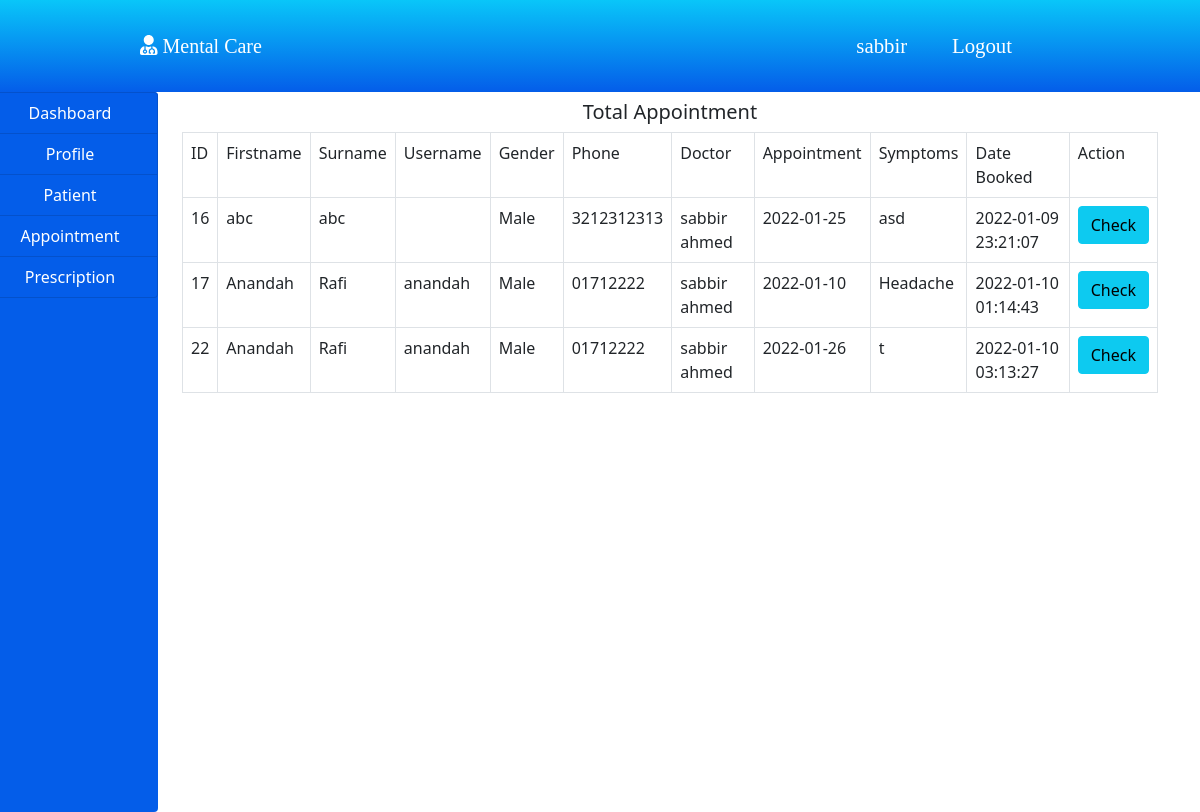
Screenshot of /doctor/appointment.php (signed in) with the database file from the repository.
### tables this page shows
CREATE TABLE `appointment` (
  `id` int(100) NOT NULL,
  `firstname` varchar(100) NOT NULL,
  `surname` varchar(100) NOT NULL,
  `username` varchar(100) NOT NULL,
  `gender` varchar(100) NOT NULL,
  `phone` varchar(100) NOT NULL,
  `doctor` varchar(100) NOT NULL,
  `appointment_date` varchar(100) NOT NULL,
  `symptoms` varchar(100) NOT NULL,
  `status` varchar(100) NOT NULL,
  `date_booked` varchar(100) NOT NULL
);

CREATE TABLE `doctors` (
  `id` int(100) NOT NULL,
  `firstname` varchar(100) NOT NULL,
  `surname` varchar(100) NOT NULL,
  `username` varchar(100) NOT NULL,
  `email` varchar(100) NOT NULL,
  `gender` varchar(100) NOT NULL,
  `phone` varchar(100) NOT NULL,
  `password` varchar(100) NOT NULL,
  `salary` varchar(100) NOT NULL,
  `data_reg` varchar(100) NOT NULL,
  `status` varchar(100) NOT NULL,
  `profile` varchar(100) NOT NULL
);

### doctor/appointment.php (the view, shortened to what this page needs)
<!DOCTYPE html>
<html>
<head>
</head>
<body>
    <?php
	include("../include/header.php");
	include("../include/connection.php");
	?>
    <div class="container-fluid">
        <div class="col-md-12">
            <div class="row">
                <div class="col-md-2" style="margin-left: -30px;">
                    <?php include("sidenav.php"); ?>
                </div>
                <div class="col-md-10">
                    <h5 class="text-center my-2">Total Appointment</h5>
                    <?php
					$doctorid = $_SESSION['doctor_id'];
					$query = "SELECT * FROM appointment WHERE doctor='$doctorid'";
					$res = mysqli_query($connect, $query);
					$output = "";
					$output .= "
						<table class='table table-bordered'>
						<tr>
							<td>ID</td>
							<td>Firstname</td>
							<td>Surname</td>
							<td>Username</td>
							<td>Gender</td>
							<td>Phone</td>
							<td>Doctor</td>
							<td>Appointment</td>
							<td>Symptoms</td>
							<td>Date Booked</td>
							<td>Action</td>
						</tr>
						";
					while ($row = mysqli_fetch_array($res)) {
						$doc = $row['doctor'];
						$docq = "SELECT firstname, surname FROM doctors WHERE id=$doc";
						$r = mysqli_query($connect, $docq);
						$rw = mysqli_fetch_array($r);
						$docname = $rw['firstname'] . " " . $rw['surname'];
						$output .= "
								<tr>
									<td>" . $row['id'] . "</td>
									<td>" . $row['firstname'] . "</td>
									<td>" . $row['surname'] . "</td>
									<td>" . $row['username'] . "</td>
									<td>" . $row['gender'] . "</td>
									<td>" . $row['phone'] . "</td>
									<td>" . $docname . "</td>
									<td>" . $row['appointment_date'] . "</td>
									<td>" . $row['symptoms'] . "</td>
									<td>" . $row['date_booked'] . "</td>
									<td>
										<a href='discharge.php?id=" . $row['id'] . "'>
										<button class='btn btn-info'>Check</button>
										</a>
									</td>
								</tr>
							";
					}
					$output .= "</tr></table> ";
					echo $output;
					?>
                </div>
            </div>
        </div>
    </div>
</body>
</html>

### include/header.php (shortened to what this page needs)
<!DOCTYPE html>
<html lang="en">
<head>
    <link href="https://cdn.jsdelivr.net/npm/bootstrap@5.1.3/dist/css/bootstrap.min.css" rel="stylesheet"
>
    <link rel="stylesheet" href="./css/include/header.css">
    <link rel="stylesheet" href="../css/include/header.css">
</head>
<body>
    <header>
        <div class="container-fluid p-0">
            <nav class="navbar navbar-expand-lg">
                <div class="container-fluid">
                    <a class="navbar-brand" href="#">
                        <i class="fas fa-user-md"></i>
                        Mental Care</a>
                    <div class="collapse navbar-collapse" id="navbarNav">
                        <ul class="navbar-nav">
                            <?php
                            if (isset($_SESSION['admin'])) {
                                $user = $_SESSION['admin'];
                                echo '
                                    <list class="nav-item"><a href="" class="nav-link text-white">', $user, '</a></list>
                                    <list class="nav-item"><a href="logout.php" class="nav-link text-white">Logout</a></list>';
                            } elseif (isset($_SESSION['doctor'])) {
                                $user = $_SESSION['doctor'];
                                echo '
                                <list class="nav-item"><a href="" class="nav-link text-white">', $user, '</a></list>
                                <list class="nav-item"><a href="logout.php" class="nav-link text-white">Logout</a></list>
                                ';
                            } elseif (isset($_SESSION['patient'])) {
                                $user = $_SESSION['patient'];
                                echo '
                                    <list class="nav-item"><a href="patient/profile.php" class="nav-link text-white">', $user, '</a></list>
                                    <list class="nav-item"><a href="logout.php" class="nav-link text-white">Logout</a></list>
                                ';
                            }
                            ?>
                        </ul>
                    </div>
                </div>
            </nav>
        </div>
    </header>
</body>
</html>

### doctor/sidenav.php (shortened to what this page needs)
<!DOCTYPE html>
<html>
<head>
</head>
<body>
    <div class="list-group" style="background-color: #045DE9; height: 90vh;">
        <a href="index.php" class="list-group-item list-group-item-action text-center text-white"
            style="background-color: #045DE9;"> Dashboard
        </a>
        <a href="profile.php" class="list-group-item list-group-item-action text-center text-white"
            style="background-color: #045DE9;"> Profile
        </a>
        <a href="patient.php" class="list-group-item list-group-item-action text-center text-white"
            style="background-color: #045DE9;"> Patient
        </a>
        <a href="appointment.php" class="list-group-item list-group-item-action text-center text-white"
            style="background-color: #045DE9;"> Appointment </a>
        <a href="prescription.php" class="list-group-item list-group-item-action text-center text-white"
            style="background-color: #045DE9;">Prescription</a>
    </div>
</body>
</html>

### css/include/header.css (style rules this page uses)
header, section { overflow-x: hidden; }
:root { --Sniglet-font: "Sniglet", cursive; --Rubik: "Rubik", cursive; --Patua: "Patua One", cursive; --light-black: #2e2c2caf; --bggradient: linear-gradient(to bottom, #09C6F9, #045DE9); --light-gray: rgba(255, 255, 255, 0.877); }
header a { font-family: var(--Sniglet-font); font-size: 1.3em; color: #FFFFFF; }
header { background: #dd2476; background: var(--bggradient); }
header .nav-item:last-child { padding-right: 10.5em; }
header .nav-item { padding: 0.9em; }
header .navbar-brand { padding-left: 8rem; }

### rows the page displays
appointment: id "16", firstname "abc", surname "abc", gender "Male", phone "3212312313", doctors.firstname+surname "sabbir ahmed", appointment_date "2022-01-25", symptoms "asd", date_booked "2022-01-09 23:21:07"
appointment: id "17", firstname "Anandah", surname "Rafi", username "anandah", gender "Male", phone "01712222", doctors.firstname+surname "sabbir ahmed", appointment_date "2022-01-10", symptoms "Headache", date_booked "2022-01-10 01:14:43"
appointment: id "22", firstname "Anandah", surname "Rafi", username "anandah", gender "Male", phone "01712222", doctors.firstname+surname "sabbir ahmed", appointment_date "2022-01-26", symptoms "t", date_booked "2022-01-10 03:13:27"

### other values shown
$user "sabbir"
